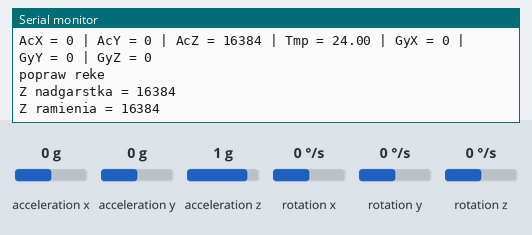
This sketch was run on a simulated Arduino Uno, built with avr-gcc and run on an emulated ATmega328P. On the bench: the last lines printed to the serial monitor. Wiring (inferred from the names in the program): MPU-6050 motion sensor at I2C address 0x68; MPU-6050 motion sensor at I2C address 0x69. Inputs (shaded band) come from the test bench; at power-on: acceleration z 1 g, acceleration x 0 g, acceleration y 0 g, rotation x 0 °/s, rotation y 0 °/s, rotation z 0 °/s.

Above: at 1.2 s.
1.3 s: acceleration z set to 0 g
At 4.8 s:
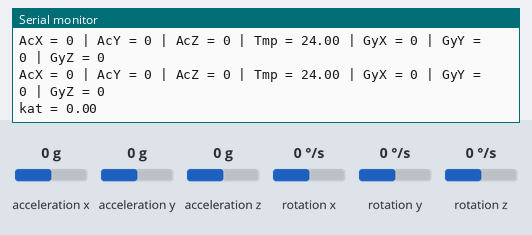
5.1 s: acceleration x set to -1.4 g
At 8.0 s:
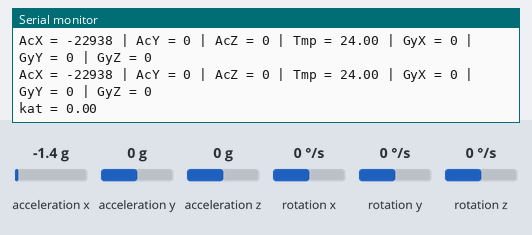
10.3 s: acceleration y set to -1.4 g
At 14.2 s:
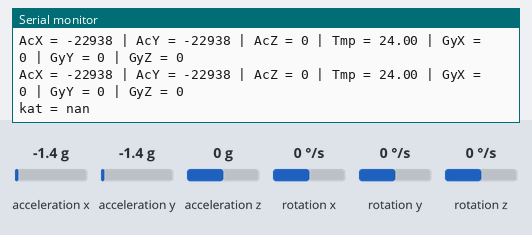
15.3 s: rotation x set to -192 °/s
At 17.19 s:
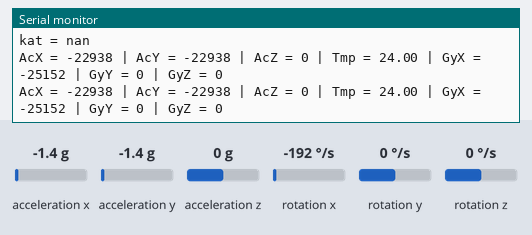
20.5 s: rotation y set to -192 °/s
At 21.9 s:
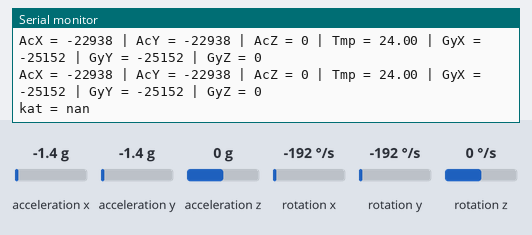

The sketch:

gY521double.ino
```cpp
    // MPU-6050 Short Example Sketch
    // By Arduino User JohnChi
    // August 17, 2014
    // Public Domain
    #include<Wire.h>
    const int MPU_addr=0x68;  // I2C address of the MPU-6050
    const int MPU_addr_unit2=0x69;  // I2C address of the MPU-6050

    int16_t AcX,AcY,AcZ,Tmp,GyX,GyY,GyZ;

    void setup(){
      Wire.begin();
      Wire.beginTransmission(MPU_addr);
      Wire.write(0x6B);  // PWR_MGMT_1 register
      Wire.write(0);     // set to zero (wakes up the MPU-6050)
      Wire.endTransmission(true);

      Wire.beginTransmission(MPU_addr_unit2);
      Wire.write(0x6B);  // PWR_MGMT_1 register
      Wire.write(0);     // set to zero (wakes up the MPU-6050)
      Wire.endTransmission(true);

      Serial.begin(9600);
    }

    void getdat(int16_t (& myarray) [3],int sensoradress)
    {
        Wire.beginTransmission(sensoradress);
        Wire.write(0x3B);  // starting with register 0x3B (ACCEL_XOUT_H)
        Wire.endTransmission(false);
        Wire.requestFrom(sensoradress,14,true);  // request a total of 14 registers
        AcX=Wire.read()<<8|Wire.read();  // 0x3B (ACCEL_XOUT_H) & 0x3C (ACCEL_XOUT_L)
        AcY=Wire.read()<<8|Wire.read();  // 0x3D (ACCEL_YOUT_H) & 0x3E (ACCEL_YOUT_L)
        AcZ=Wire.read()<<8|Wire.read();  // 0x3F (ACCEL_ZOUT_H) & 0x40 (ACCEL_ZOUT_L)
        Tmp=Wire.read()<<8|Wire.read();  // 0x41 (TEMP_OUT_H) & 0x42 (TEMP_OUT_L)
        GyX=Wire.read()<<8|Wire.read();  // 0x43 (GYRO_XOUT_H) & 0x44 (GYRO_XOUT_L)
        GyY=Wire.read()<<8|Wire.read();  // 0x45 (GYRO_YOUT_H) & 0x46 (GYRO_YOUT_L)
        GyZ=Wire.read()<<8|Wire.read();  // 0x47 (GYRO_ZOUT_H) & 0x48 (GYRO_ZOUT_L)
        Serial.print("AcX = "); Serial.print(AcX);
        Serial.print(" | AcY = "); Serial.print(AcY);
        Serial.print(" | AcZ = "); Serial.print(AcZ);
        Serial.print(" | Tmp = "); Serial.print(Tmp/340.00+36.53);  //equation for temperature in degrees C from datasheet
        Serial.print(" | GyX = "); Serial.print(GyX);
        Serial.print(" | GyY = "); Serial.print(GyY);
        Serial.print(" | GyZ = "); Serial.println(GyZ);
        myarray[0] = AcX;
        myarray[1] = AcY;
        myarray[2] = AcZ;

    }
    void loop(){
        int16_t data1[3];
        getdat(data1,MPU_addr);
        int16_t data2[3];
        getdat(data2,MPU_addr_unit2);

      //b = printValues(MPU_addr_unit2);
           // double kata = ((double)(a-b))/(16384.0)*90.0;

     double kata = asin((double)data1[1]/16384.0)*180.0/3.14;
     double katb = asin((double)data2[1]/16384.0)*180.0/3.14;

    if((abs(data1[2])>2000)||(abs(data2[2])>2000)){
          Serial.print("popraw reke");Serial.println();
          Serial.print("Z nadgarstka = "); Serial.println(data1[2]);
          Serial.print("Z ramienia = "); Serial.println(data2[2]);
    }
    else{
          Serial.print("kat = "); Serial.println(abs(katb-kata));

    }
      delay(3300);
    }
```

Measured:
- after the input at 1.3 s, the serial monitor: prints a new line after 2.2 s (image 1)
- after the input at 5.1 s, the serial monitor: prints a new line after 1.8 s (image 2)
- after the input at 10.3 s, the serial monitor: prints a new line after 3.4 s (image 3)
- after the input at 15.3 s, the serial monitor: prints a new line after 1.8 s (image 4)
- after the input at 20.5 s, the serial monitor: prints a new line at once (image 5)
